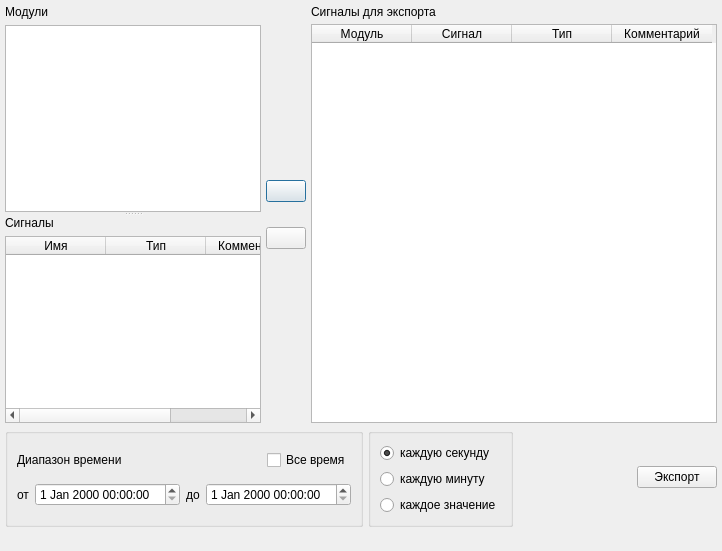
<?xml version="1.0" encoding="UTF-8"?>
<ui version="4.0">
 <class>ExportDialog</class>
 <widget class="QDialog" name="ExportDialog">
  <property name="geometry">
   <rect>
    <x>0</x>
    <y>0</y>
    <width>722</width>
    <height>551</height>
   </rect>
  </property>
  <property name="maximumSize">
   <size>
    <width>900</width>
    <height>900</height>
   </size>
  </property>
  <property name="windowTitle">
   <string>Экспорт данных</string>
  </property>
  <layout class="QVBoxLayout" name="verticalLayout_5">
   <property name="spacing">
    <number>5</number>
   </property>
   <property name="leftMargin">
    <number>5</number>
   </property>
   <property name="topMargin">
    <number>5</number>
   </property>
   <property name="rightMargin">
    <number>5</number>
   </property>
   <property name="bottomMargin">
    <number>5</number>
   </property>
   <item>
    <layout class="QHBoxLayout" name="horizontalLayout_3">
     <item>
      <widget class="QSplitter" name="splitter">
       <property name="orientation">
        <enum>Qt::Vertical</enum>
       </property>
       <widget class="QWidget" name="layoutWidget">
        <layout class="QVBoxLayout" name="verticalLayout">
         <item>
          <widget class="QLabel" name="label">
           <property name="text">
            <string>Модули</string>
           </property>
          </widget>
         </item>
         <item>
          <widget class="QListWidget" name="tableModule"/>
         </item>
        </layout>
       </widget>
       <widget class="QWidget" name="layoutWidget">
        <layout class="QVBoxLayout" name="verticalLayout_2">
         <item>
          <widget class="QLabel" name="label_2">
           <property name="text">
            <string>Сигналы</string>
           </property>
          </widget>
         </item>
         <item>
          <widget class="QTableWidget" name="tableSignal">
           <property name="selectionBehavior">
            <enum>QAbstractItemView::SelectRows</enum>
           </property>
           <column>
            <property name="text">
             <string>Имя</string>
            </property>
           </column>
           <column>
            <property name="text">
             <string>Тип</string>
            </property>
           </column>
           <column>
            <property name="text">
             <string>Комментарий</string>
            </property>
           </column>
          </widget>
         </item>
        </layout>
       </widget>
      </widget>
     </item>
     <item>
      <layout class="QVBoxLayout" name="verticalLayout_4">
       <item>
        <spacer name="verticalSpacer">
         <property name="orientation">
          <enum>Qt::Vertical</enum>
         </property>
         <property name="sizeHint" stdset="0">
          <size>
           <width>20</width>
           <height>40</height>
          </size>
         </property>
        </spacer>
       </item>
       <item>
        <widget class="QPushButton" name="btnAddSignal">
         <property name="toolTip">
          <string>Добавить</string>
         </property>
         <property name="text">
          <string/>
         </property>
         <property name="icon">
          <iconset resource="../resources/export_dialog_resource.qrc">
           <normaloff>:/SVExp/images/arrow-right.png</normaloff>:/SVExp/images/arrow-right.png</iconset>
         </property>
         <property name="iconSize">
          <size>
           <width>30</width>
           <height>30</height>
          </size>
         </property>
        </widget>
       </item>
       <item>
        <spacer name="verticalSpacer_3">
         <property name="orientation">
          <enum>Qt::Vertical</enum>
         </property>
         <property name="sizeType">
          <enum>QSizePolicy::Fixed</enum>
         </property>
         <property name="sizeHint" stdset="0">
          <size>
           <width>20</width>
           <height>20</height>
          </size>
         </property>
        </spacer>
       </item>
       <item>
        <widget class="QPushButton" name="btnDelSignal">
         <property name="toolTip">
          <string>Удалить</string>
         </property>
         <property name="text">
          <string/>
         </property>
         <property name="icon">
          <iconset resource="../resources/export_dialog_resource.qrc">
           <normaloff>:/SVExp/images/arrow-left.png</normaloff>:/SVExp/images/arrow-left.png</iconset>
         </property>
         <property name="iconSize">
          <size>
           <width>30</width>
           <height>30</height>
          </size>
         </property>
        </widget>
       </item>
       <item>
        <spacer name="verticalSpacer_2">
         <property name="orientation">
          <enum>Qt::Vertical</enum>
         </property>
         <property name="sizeHint" stdset="0">
          <size>
           <width>20</width>
           <height>40</height>
          </size>
         </property>
        </spacer>
       </item>
      </layout>
     </item>
     <item>
      <layout class="QVBoxLayout" name="verticalLayout_3">
       <item>
        <widget class="QLabel" name="label_3">
         <property name="text">
          <string>Сигналы для экспорта</string>
         </property>
        </widget>
       </item>
       <item>
        <widget class="QTableWidget" name="tableExport">
         <property name="minimumSize">
          <size>
           <width>300</width>
           <height>0</height>
          </size>
         </property>
         <property name="selectionBehavior">
          <enum>QAbstractItemView::SelectRows</enum>
         </property>
         <column>
          <property name="text">
           <string>Модуль</string>
          </property>
         </column>
         <column>
          <property name="text">
           <string>Сигнал</string>
          </property>
         </column>
         <column>
          <property name="text">
           <string>Тип</string>
          </property>
         </column>
         <column>
          <property name="text">
           <string>Комментарий</string>
          </property>
         </column>
        </widget>
       </item>
      </layout>
     </item>
    </layout>
   </item>
   <item>
    <layout class="QHBoxLayout" name="horizontalLayout_4">
     <item>
      <widget class="QGroupBox" name="groupBox_2">
       <property name="title">
        <string/>
       </property>
       <layout class="QVBoxLayout" name="verticalLayout_8">
        <item>
         <layout class="QHBoxLayout" name="horizontalLayout_2">
          <item>
           <widget class="QLabel" name="label_6">
            <property name="text">
             <string>Диапазон времени</string>
            </property>
           </widget>
          </item>
          <item>
           <spacer name="horizontalSpacer_2">
            <property name="orientation">
             <enum>Qt::Horizontal</enum>
            </property>
            <property name="sizeHint" stdset="0">
             <size>
              <width>40</width>
              <height>20</height>
             </size>
            </property>
           </spacer>
          </item>
          <item>
           <widget class="QCheckBox" name="chbAllTime">
            <property name="text">
             <string>Все время</string>
            </property>
           </widget>
          </item>
         </layout>
        </item>
        <item>
         <layout class="QHBoxLayout" name="horizontalLayout">
          <item>
           <widget class="QLabel" name="label_4">
            <property name="text">
             <string>от</string>
            </property>
           </widget>
          </item>
          <item>
           <widget class="QDateTimeEdit" name="dTimeBegin"/>
          </item>
          <item>
           <widget class="QLabel" name="label_5">
            <property name="text">
             <string>до</string>
            </property>
           </widget>
          </item>
          <item>
           <widget class="QDateTimeEdit" name="dTimeEnd"/>
          </item>
         </layout>
        </item>
       </layout>
      </widget>
     </item>
     <item>
      <widget class="QGroupBox" name="groupBox">
       <property name="title">
        <string/>
       </property>
       <layout class="QVBoxLayout" name="verticalLayout_6">
        <item>
         <widget class="QRadioButton" name="rbtnEverySec">
          <property name="text">
           <string>каждую секунду</string>
          </property>
          <property name="checked">
           <bool>true</bool>
          </property>
         </widget>
        </item>
        <item>
         <widget class="QRadioButton" name="rbtnEveryMin">
          <property name="text">
           <string>каждую минуту</string>
          </property>
         </widget>
        </item>
        <item>
         <widget class="QRadioButton" name="rbtnEveryVal">
          <property name="text">
           <string>каждое значение</string>
          </property>
         </widget>
        </item>
       </layout>
      </widget>
     </item>
     <item>
      <spacer name="horizontalSpacer">
       <property name="orientation">
        <enum>Qt::Horizontal</enum>
       </property>
       <property name="sizeHint" stdset="0">
        <size>
         <width>40</width>
         <height>20</height>
        </size>
       </property>
      </spacer>
     </item>
     <item>
      <widget class="QPushButton" name="btnExport">
       <property name="text">
        <string>Экспорт</string>
       </property>
      </widget>
     </item>
    </layout>
   </item>
   <item>
    <widget class="QLabel" name="lbMessage">
     <property name="text">
      <string/>
     </property>
     <property name="alignment">
      <set>Qt::AlignBottom|Qt::AlignLeading|Qt::AlignLeft</set>
     </property>
     <property name="wordWrap">
      <bool>false</bool>
     </property>
    </widget>
   </item>
  </layout>
 </widget>
 <resources>
  <include location="../resources/export_dialog_resource.qrc"/>
 </resources>
 <connections/>
</ui>
